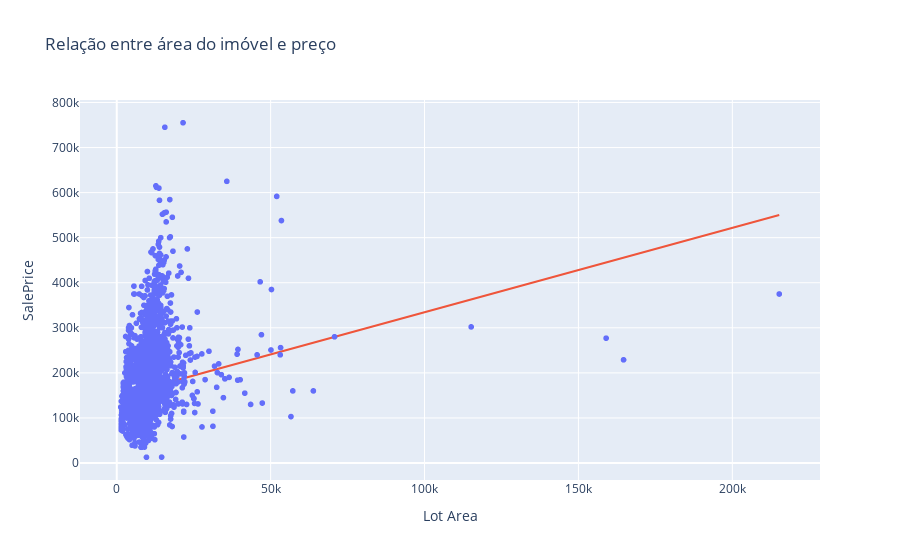

Notebook cell for this chart:
### Markdown cell above
### Área do lote
A área do lote é o único valor não-categórico dos selecionados, então é bem interessante observar a linha da regressão.

### Code cell
import plotly.graph_objects as go

intercept = model.intercept_
lot_area_coefficient_row = get_coefficient_from_feature(coef_df, ['num__Lot Area'])

slope = lot_area_coefficient_row['coefficient'].iloc[0]
fig = px.scatter(
    df,
    x="Lot Area",
    y="SalePrice",
    title="Relação entre área do imóvel e preço",
    #log_y=True
)
fig.add_trace(go.Scatter(
    x=df['Lot Area'],
    y=df['Lot Area'] * slope + intercept,
    mode="lines",
    name=f"y = {slope:.2f}x + {intercept:.2f}",
    showlegend=False
))

fig.show()

### Figure 1 — Plotly figure (JSON) as saved in the notebook; plotly's stock layout.template omitted (floating-point values rounded to 4 significant figures; data arrays with more than 128 entries replaced by an {"elided": "..."} marker saying what was removed)
{"data": [{"hovertemplate": "Lot Area=%{x}<br>SalePrice=%{y}<extra></extra>", "legendgroup": "", "marker": {"color": "#636efa", "symbol": "circle"}, "mode": "markers", "name": "", "showlegend": false, "type": "scattergl", "x": {"elided": "2930 int values"}, "xaxis": "x", "y": {"elided": "2930 int values"}, "yaxis": "y"}, {"mode": "lines", "name": "y = 1.87x + 147326.75", "showlegend": false, "type": "scatter", "x": {"elided": "2930 int values"}, "y": {"elided": "2930 float values"}}], "layout": {"autosize": true, "legend": {"tracegroupgap": 0}, "title": {"text": "Relação entre área do imóvel e preço"}, "xaxis": {"anchor": "y", "autorange": true, "domain": [0, 1], "range": [-11620.0, 228200.0], "title": {"text": "Lot Area"}, "type": "linear"}, "yaxis": {"anchor": "x", "autorange": true, "domain": [0, 1], "range": [-48460.0, 816300.0], "title": {"text": "SalePrice"}, "type": "linear"}}}
